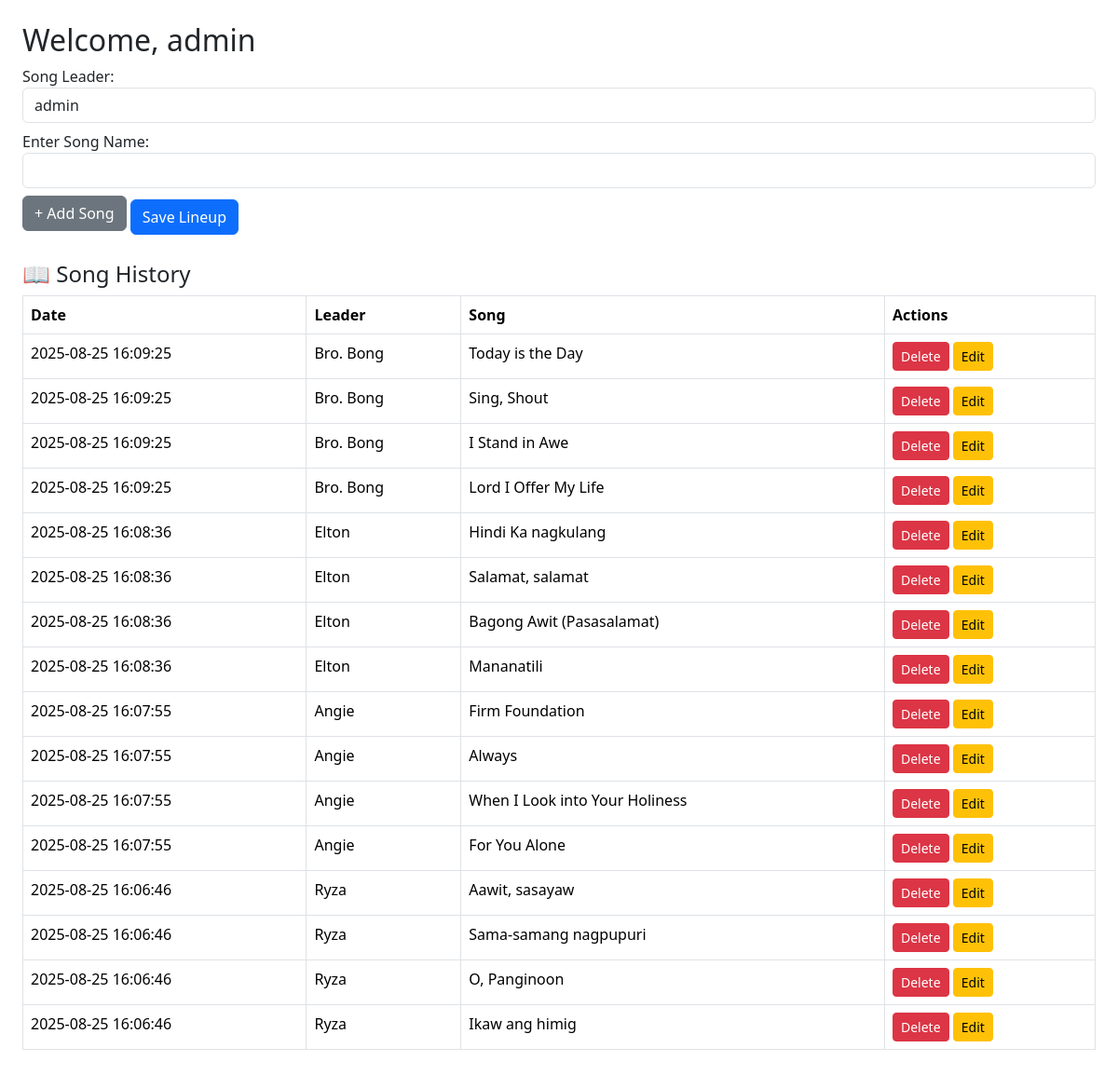
/dashboard.php (signed in), run on the app's committed database.
### tables this page shows
CREATE TABLE lineups (
    id INTEGER PRIMARY KEY AUTOINCREMENT,
    leader TEXT NOT NULL,
    song TEXT NOT NULL,
    created_at DATETIME DEFAULT CURRENT_TIMESTAMP
);

### dashboard.php (the view, shortened to what this page needs)
<?php
include 'db.php';
$leader = $_SESSION['leader'];
$lineups = $db->query("SELECT * FROM lineups ORDER BY created_at DESC")->fetchAll(PDO::FETCH_ASSOC);
?>
<!DOCTYPE html>
<html>
<head>
    <link href="https://cdn.jsdelivr.net/npm/bootstrap@5.3.2/dist/css/bootstrap.min.css" rel="stylesheet">
</head>
<body class="p-4">
    <h2>Welcome, <?= htmlspecialchars($leader) ?></h2>
    <form method="post" class="mb-4">
        <div class="mb-2">
            <label>Song Leader:</label>
            <input type="text" name="leader_name" class="form-control" value="<?= htmlspecialchars($leader) ?>" required>
        </div>
        <div id="songList" class="mb-2">
            <label>Enter Song Name:</label>
            <input type="text" name="songs[]" class="form-control mb-1" required>
        </div>
        <button type="button" id="addSong" class="btn btn-secondary mb-2">+ Add Song</button>
        <button type="submit" name="submit_lineup" class="btn btn-primary">Save Lineup</button>
    </form>
    <h4>📖 Song History</h4>
    <table class="table table-bordered">
        <thead>
            <tr>
                <th>Date</th>
                <th>Leader</th>
                <th>Song</th>
                <th>Actions</th>
            </tr>
        </thead>
        <tbody>
            <?php foreach ($lineups as $index => $l): ?>
                <tr>
                    <td><?= $l['created_at'] ?></td>
                    <td><?= htmlspecialchars($l['leader']) ?></td>
                    <td><?= htmlspecialchars($l['song']) ?></td>
                    <td>
                        <a href="?delete=<?= $l['id'] ?>" class="btn btn-danger btn-sm">Delete</a>
                        <button class="btn btn-warning btn-sm edit-btn" data-id="<?= $l['id'] ?>" data-leader="<?= htmlspecialchars($l['leader']) ?>" data-song="<?= htmlspecialchars($l['song']) ?>">Edit</button>
                    </td>
                </tr>
            <?php endforeach; ?>
        </tbody>
    </table>
</body>
</html>

### data on the page
lineups: created_at "2025-08-25 16:09:25", leader "Bro. Bong", song "Today is the Day"
lineups: created_at "2025-08-25 16:09:25", leader "Bro. Bong", song "Sing, Shout"
lineups: created_at "2025-08-25 16:09:25", leader "Bro. Bong", song "I Stand in Awe"
lineups: created_at "2025-08-25 16:09:25", leader "Bro. Bong", song "Lord I Offer My Life"
lineups: created_at "2025-08-25 16:08:36", leader "Elton", song "Hindi Ka nagkulang"
lineups: created_at "2025-08-25 16:08:36", leader "Elton", song "Salamat, salamat"
lineups: created_at "2025-08-25 16:08:36", leader "Elton", song "Bagong Awit (Pasasalamat)"
lineups: created_at "2025-08-25 16:08:36", leader "Elton", song "Mananatili"
lineups: created_at "2025-08-25 16:07:55", leader "Angie", song "Firm Foundation"
lineups: created_at "2025-08-25 16:07:55", leader "Angie", song "Always"
lineups: created_at "2025-08-25 16:07:55", leader "Angie", song "When I Look into Your Holiness"
lineups: created_at "2025-08-25 16:07:55", leader "Angie", song "For You Alone"
lineups: created_at "2025-08-25 16:06:46", leader "Ryza", song "Aawit, sasayaw"
lineups: created_at "2025-08-25 16:06:46", leader "Ryza", song "Sama-samang nagpupuri"
lineups: created_at "2025-08-25 16:06:46", leader "Ryza", song "O, Panginoon"
lineups: created_at "2025-08-25 16:06:46", leader "Ryza", song "Ikaw ang himig"

### other printed values
$leader "admin"
